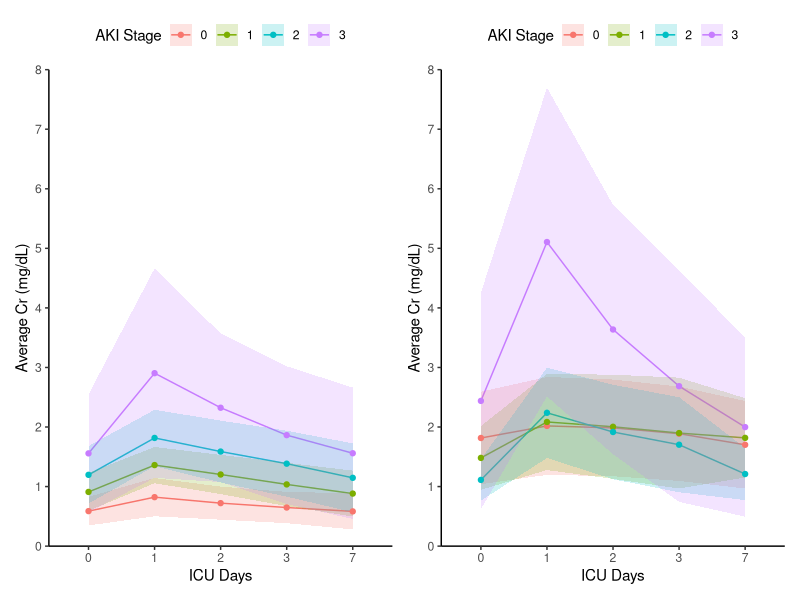
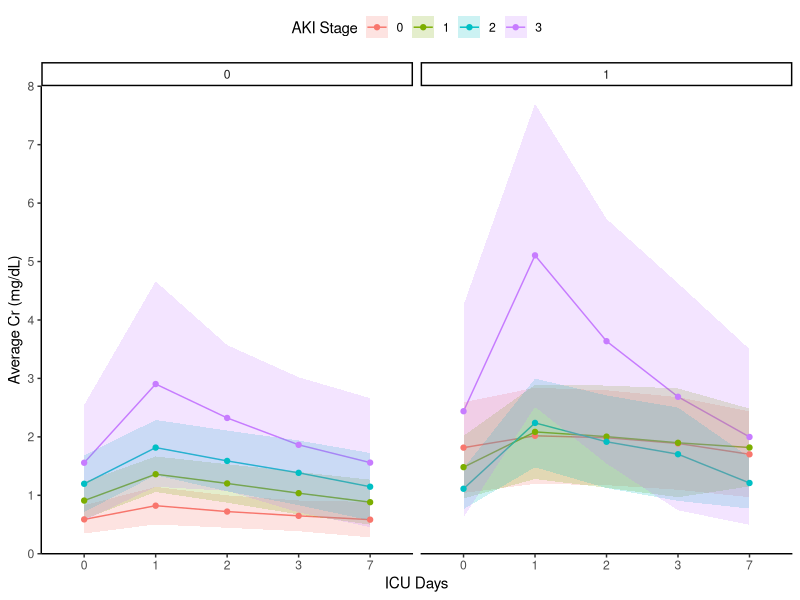
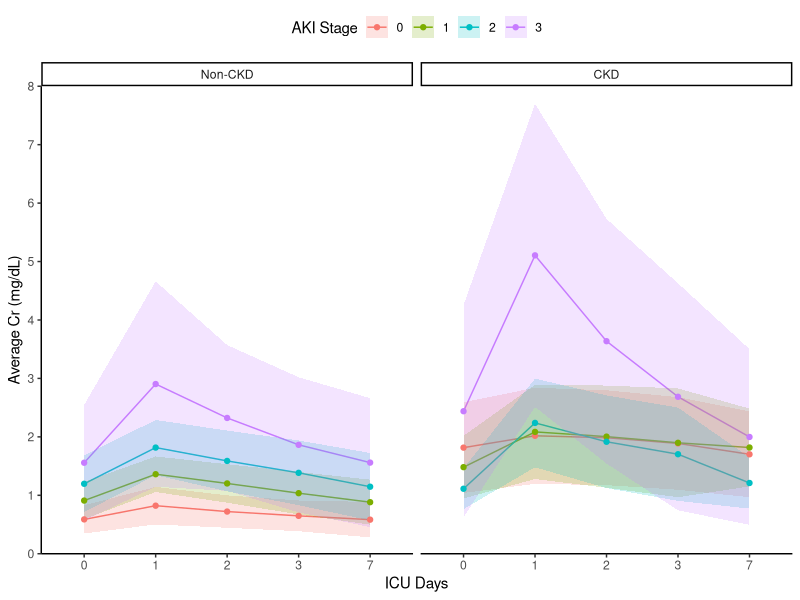

Here is the R script that generated these plots, in order:
## ---- chunk 1
library(data.table)
library(ggplot2)
data <- structure(
  list(
    Day = c(
      "1", "1", "1", "1", "1","1","1","1","2","2","2",
      "2","2","2","2","2","3","3","3","3","3","3","3",
      "3","7","7","7","7","7","7","7","7","0","0","0",
      "0","0","0","0","0"),
    AKI_stage = c(
      3,0,1,2,0,1,3,2,3,0,1,2,0,1,3,2,3,0,1,2,0,1,
      3,2,3,0,1,2,0,1,3,2,3,0,1,2,0,1,3,2),
    Chronic_kidney_ds = c(
      0L,0L,0L,0L,1L,1L,1L,1L,0L,0L,0L,0L,1L,1L,1L,
      1L,0L,0L,0L,0L,1L,1L,1L,1L,0L,0L,0L,0L,1L,1L,
      1L,1L,0L,0L,0L,0L,1L,1L,1L,1L),
    mean = c(
      2.90379080118694,0.822120669056151,
      1.3607847082495,1.81656301145663,
      2.01833333333333,2.08489795918367,
      5.10583665338645,2.23857142857143,
      2.32354182955434,0.721626468769326,
      1.20273109243697,1.58797945205479,
      1.98529411764706,2.00387755102041,
      3.63720164609053,1.91611111111111,
      1.86340054995417,0.648181818181818,
      1.03606205250597,1.38434869739479,
      1.88765306122449,1.89808510638298,
      2.68564814814815,1.7028125,
      1.55938842975206,0.583079136690647,
      0.882204301075269,1.14693779904306,
      1.7015,1.81761904761905,1.99811403508772,
      1.21066666666667,1.55721153846154,
      0.587523640661939,0.909899999999999,
      1.19701782820097,1.815703125,
      1.48142857142857,2.43863636363636,
      1.11194444444444),
    sd = c(
      1.75708520720942,0.32119860291315,
      0.304244814557366,0.473007784783369,
      0.821916540775278,0.807248728833983,
      2.59242747955226,0.758435475006212,
      1.24758522796108,0.27725317091806,
      0.329474380698239,0.519558157305167,
      0.811636580117877,0.874442242057117,
      2.09379652918968,0.793060177063787,
      1.15658524753923,0.262977471087462,
      0.363912821421313,0.55366552058807,
      0.792407009107893,0.930851966697064,
      1.94245725362942,0.798147994907081,
      1.10307252536881,0.303205760040016,
      0.385331000124667,0.577378193079033,
      0.734475392756015,0.665897174959503,
      1.50351407617191,0.438038919775509,
      0.99035959625975,0.240634539706599,
      0.317355351046229,0.482128183910255,
      0.776500004911753,0.535284192431148,
      1.81626107028355,0.348497341202766)
),
 row.names = c(NA,
-40L),
 class = c("data.table", "data.frame")
)
## ---- chunk 2
plot_non_ckd <- data[Chronic_kidney_ds==0]|> 
  ggplot(aes(x=Day, y=mean,
             group = as.factor(AKI_stage)))+
  geom_line(aes(color=as.factor(AKI_stage))) +
  geom_ribbon(aes(y=mean, ymin=mean-sd ,ymax = mean+sd, fill=as.factor(AKI_stage)),
              alpha=.2) +
  geom_point(aes(color=as.factor(AKI_stage))) +
  scale_y_continuous(expand=c(0,0),
                     limits=c(0,8),
                     breaks=seq(0,8,1))+
  scale_color_discrete(name="AKI Stage") + 
  scale_fill_discrete(name="AKI Stage") + 
  theme_classic() + 
  labs(x="ICU Days",
       y= "Average Cr (mg/dL)") +
  theme(legend.position = "top")

plot_ckd <- data[Chronic_kidney_ds==1]|> 
  ggplot(aes(x=Day, y=mean,
             group = as.factor(AKI_stage)))+
  geom_line(aes(color=as.factor(AKI_stage))) +
  geom_ribbon(aes(y=mean, ymin=mean-sd ,ymax = mean+sd, fill=as.factor(AKI_stage)),
              alpha=.2) +
  geom_point(aes(color=as.factor(AKI_stage))) +
  scale_y_continuous(expand=c(0,0),
                     limits=c(0,8),
                     breaks=seq(0,8,1))+
  scale_color_discrete(name="AKI Stage") + 
  scale_fill_discrete(name="AKI Stage") + 
  theme_classic() + 
  labs(x="ICU Days",
       y= "Average Cr (mg/dL)") +
  theme(legend.position = "top")

library(patchwork)
plot_non_ckd + plot_ckd
## ---- chunk 3
plot <- data|> 
  ggplot(aes(x=Day, y=mean,
             group = as.factor(AKI_stage)))+
  geom_line(aes(color=as.factor(AKI_stage))) +
  geom_ribbon(aes(y=mean, ymin=mean-sd ,ymax = mean+sd, fill=as.factor(AKI_stage)),
              alpha=.2) +
  geom_point(aes(color=as.factor(AKI_stage))) +
  scale_y_continuous(expand=c(0,0),
                     limits=c(0,8),
                     breaks=seq(0,8,1))+
  scale_color_discrete(name="AKI Stage") + 
  scale_fill_discrete(name="AKI Stage") + 
  theme_classic() + 
  labs(x="ICU Days",
       y= "Average Cr (mg/dL)") +
  theme(legend.position = "top")

plot + facet_grid(~Chronic_kidney_ds)

## ---- chunk 4

ckd_label <- c("Non-CKD","CKD")
names(ckd_label) <- c(0,1)
plot + 
  facet_grid(~Chronic_kidney_ds,
             labeller = labeller(Chronic_kidney_ds=ckd_label))
